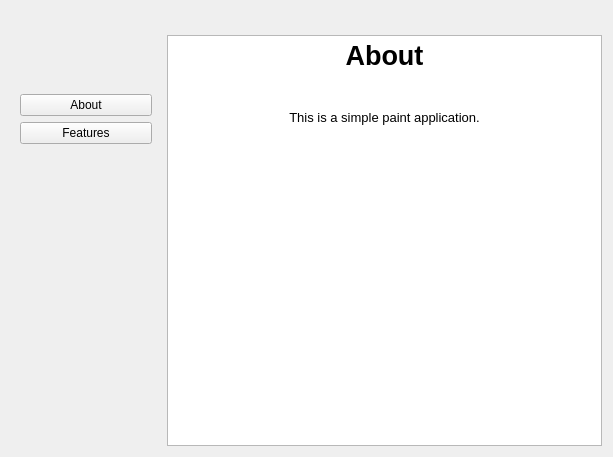
<?xml version="1.0" encoding="UTF-8"?>
<ui version="4.0">
 <class>Form</class>
 <widget class="QWidget" name="Form">
  <property name="geometry">
   <rect>
    <x>0</x>
    <y>0</y>
    <width>613</width>
    <height>457</height>
   </rect>
  </property>
  <property name="windowTitle">
   <string>Form</string>
  </property>
  <layout class="QVBoxLayout" name="verticalLayout">
   <item>
    <layout class="QHBoxLayout" name="horizontalLayout">
     <item>
      <widget class="QWidget" name="widget" native="true">
       <layout class="QHBoxLayout" name="horizontalLayout_4"/>
      </widget>
     </item>
    </layout>
   </item>
   <item>
    <layout class="QHBoxLayout" name="horizontalLayout_2">
     <item>
      <widget class="QWidget" name="jfk" native="true">
       <property name="minimumSize">
        <size>
         <width>150</width>
         <height>0</height>
        </size>
       </property>
       <layout class="QVBoxLayout" name="verticalLayout_5">
        <item>
         <layout class="QVBoxLayout" name="verticalLayout_3">
          <item>
           <spacer name="verticalSpacer_2">
            <property name="orientation">
             <enum>Qt::Vertical</enum>
            </property>
            <property name="sizeType">
             <enum>QSizePolicy::Fixed</enum>
            </property>
            <property name="sizeHint" stdset="0">
             <size>
              <width>20</width>
              <height>50</height>
             </size>
            </property>
           </spacer>
          </item>
          <item>
           <widget class="QPushButton" name="about_btn">
            <property name="text">
             <string>About</string>
            </property>
           </widget>
          </item>
          <item>
           <widget class="QPushButton" name="features_btn">
            <property name="text">
             <string>Features</string>
            </property>
           </widget>
          </item>
          <item>
           <spacer name="verticalSpacer">
            <property name="orientation">
             <enum>Qt::Vertical</enum>
            </property>
            <property name="sizeHint" stdset="0">
             <size>
              <width>20</width>
              <height>40</height>
             </size>
            </property>
           </spacer>
          </item>
         </layout>
        </item>
       </layout>
      </widget>
     </item>
     <item>
      <widget class="QTextBrowser" name="main_page">
       <property name="html">
        <string>&lt;!DOCTYPE HTML PUBLIC &quot;-//W3C//DTD HTML 4.0//EN&quot; &quot;http://www.w3.org/TR/REC-html40/strict.dtd&quot;&gt;
&lt;html&gt;&lt;head&gt;&lt;meta name=&quot;qrichtext&quot; content=&quot;1&quot; /&gt;&lt;style type=&quot;text/css&quot;&gt;
p, li { white-space: pre-wrap; }
&lt;/style&gt;&lt;/head&gt;&lt;body style=&quot; font-family:'Product Sans'; font-size:10pt; font-weight:400; font-style:normal;&quot;&gt;
&lt;p align=&quot;center&quot; style=&quot; margin-top:12px; margin-bottom:12px; margin-left:0px; margin-right:0px; -qt-block-indent:0; text-indent:0px;&quot;&gt;&lt;span style=&quot; font-size:20pt; font-weight:600;&quot;&gt;About&lt;/span&gt;&lt;/p&gt;
&lt;p align=&quot;center&quot; style=&quot;-qt-paragraph-type:empty; margin-top:12px; margin-bottom:12px; margin-left:0px; margin-right:0px; -qt-block-indent:0; text-indent:0px;&quot;&gt;&lt;br /&gt;&lt;/p&gt;
&lt;p align=&quot;center&quot; style=&quot; margin-top:12px; margin-bottom:12px; margin-left:0px; margin-right:0px; -qt-block-indent:0; text-indent:0px;&quot;&gt;This is a simple paint application.&lt;/p&gt;&lt;/body&gt;&lt;/html&gt;</string>
       </property>
      </widget>
     </item>
    </layout>
   </item>
  </layout>
 </widget>
 <resources/>
 <connections/>
</ui>
